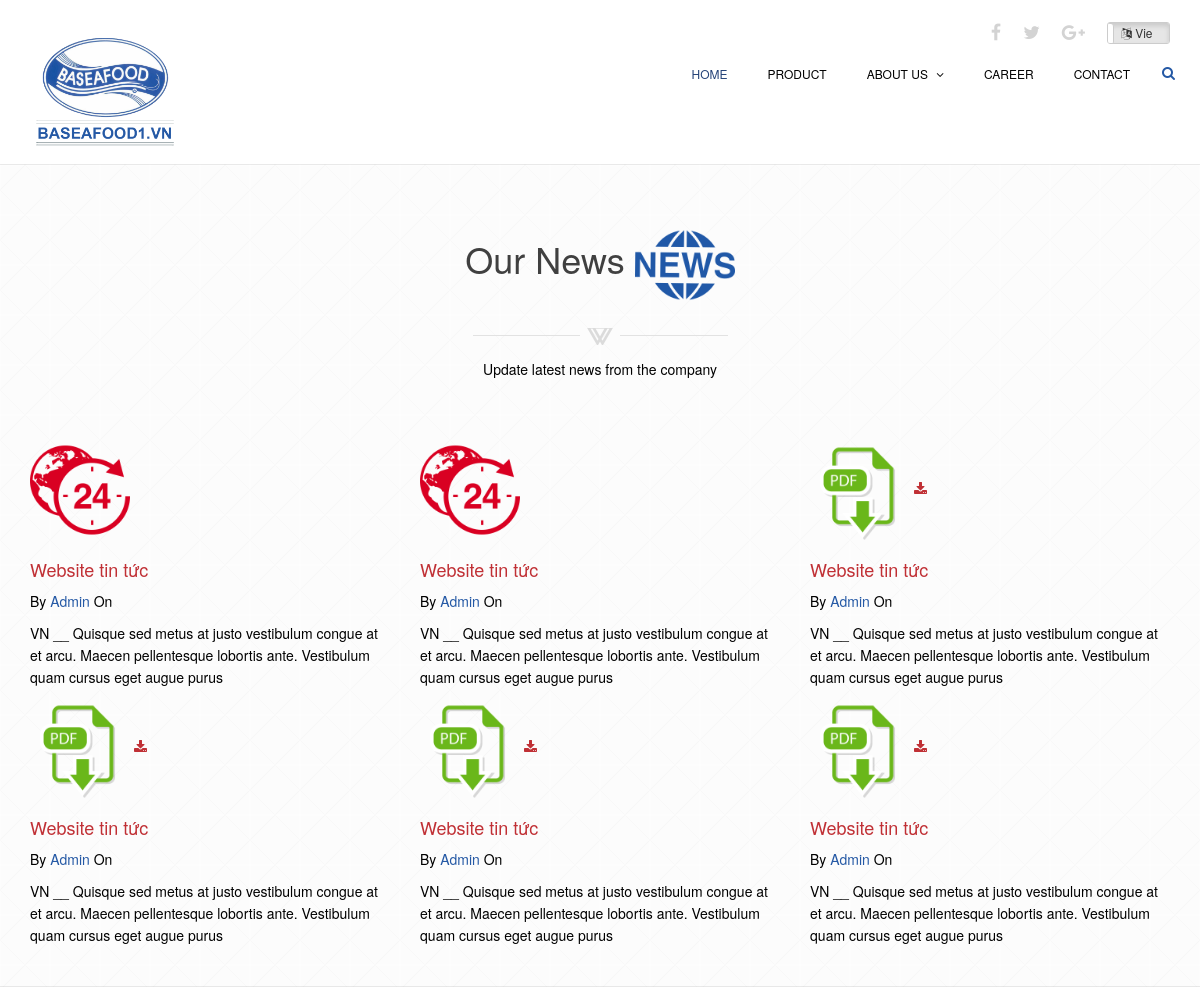
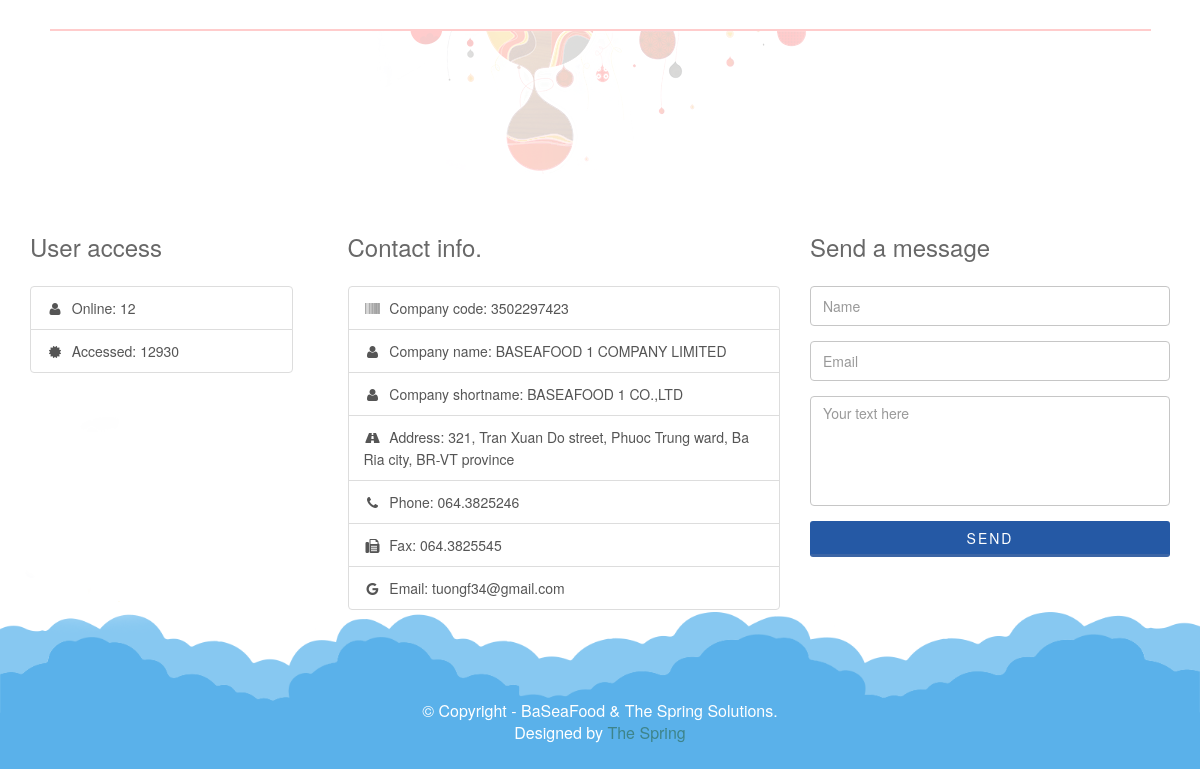
Screenshot of /newsandevents with the database file from the repository (2 pictures, top to bottom).
### tables this page shows
CREATE TABLE `news` (
    `id`                TINYINT       NOT NULL          AUTO_INCREMENT,
    `en_title`          NVARCHAR(100) NOT NULL,
    `vi_title`          NVARCHAR(100) NOT NULL,
    `en_content`        TEXT,
    `vi_content`        TEXT,
    `url_attached_file` NVARCHAR(250),
    `created_date`      DATETIME      NULL,
    `updated_date`      DATETIME      NULL,
    PRIMARY KEY (`id`)
);

### webapps/controllers/webapp/news_controller.php (called while the page is built, shortened)
<?php
class News_controller extends CI_Controller
{
    public function index()
    {
        $data['title'] = 'News and Events';
        $this->load->model('news_model');
        $data['news'] = $this->news_model->getAll();
        $this->load->view('pages/webapp/newsandevents', $data);
    }
}

### index.php (called while the page is built, shortened)
<?php
require_once BASEPATH.'core/CodeIgniter.php';

### webapps/models/news_model.php (called while the page is built, shortened)
<?php
class News_Model extends CI_Model
{
    public function getAll()
    {
        $this->db->select("*");
        $this->db->from('news');
        $this->db->order_by("id", "desc");
        $query = $this->db->get();
        return $query->result();
    }
}

### webapps/libraries/utilities.php (called while the page is built, shortened)
<?php
class Utilities
{
    function IsNullOrEmptyString($question){
        return (!isset($question) || trim($question)==='');
    }
}

### webapps/views/components/webapp/news.php (the view, shortened to what this page needs)
<section id="blog" class="blog">
    <div class="container">
        <div class="row">
            <div class="page-header text-center wow fadeInDown" data-wow-delay="0.4s">
                <h1 class="title">Our News <img src="<?php echo base_url(); ?>/webresources/images/home/news.png"></h1>
                <div class="devider"></div>
                <p class="subtitle">Update latest news from the company</p>
            </div>
        </div>
        <div class="row">
            <?php foreach ($news as $new) { ?>
                <div class="col-md-4 col-sm-6 col-xs-12 wow fadeInDown" data-wow-delay=".3s">
                    <div class="media recent-post">
                        <div class="post-img-wrapper">
                            <div class="post-img-overlay">
                                <img src="<?php echo base_url(); ?>webresources/images/files/<?php
                                if (strpos($new->url_attached_file, 'pdf') !== false) {
                                    echo 'pdf.png';
                                }
                                else {
                                    echo 'news.png';
                                }
                                ?>" alt="blog"/>
                                <?php if (!$this->utilities->IsNullOrEmptyString($new->url_attached_file)) { ?>
                                    <a href="<?php echo $new->url_attached_file ?>">
                                        <i class="fa fa-download news__download"></i>
                                    </a>
                                <?php } ?>
                            </div>
                        </div>
                        <div class="media-body post-body">
                            <h3><a class="news__link" href="<?php echo base_url(); ?>/news-details/view/<?php echo $new->id ?>">
                                    <?php if (strcasecmp($_SESSION["activeLanguage"], "en") == 0) {
                                        echo $new->en_title;
                                    }
                                    else {
                                        echo $new->vi_title;
                                    } ?>
                                </a></h3>
                            <p class="post-meta">
                                <span class="post-meta-author">By <a href="#">Admin</a></span>
                                <span class="date">On <?php echo $new->created_date ?></span>
                            </p>
                            <div class="post-excerpt">
                                <p> <?php if (strcasecmp($_SESSION["activeLanguage"], "en") == 0) {
                                        echo $new->en_content;
                                    }
                                    else {
                                        echo $new->vi_content;
                                    } ?></p>
                            </div>
                        </div>
                    </div>
                </div>
            <?php } ?>
        </div>
    </div>
</section>

### webresources/css/main.css (style rules this page uses)
body { background: #fff; font-size: 14px; line-height: 22px; font-weight: 400; color: #000; }
html { height: 100%; }
a { color: #2559a5; }
a { -webkit-transition: 300ms; -moz-transition: 300ms; -o-transition: 300ms; transition: 300ms; }
h1, h2, h3, h4, h5, h6 { font-weight: 300; }
h1 { color: #686868; }
h3 { font-size: 18px; }
.title { color: #404040; font-weight: 300; }
#blog { position: relative; overflow: hidden; margin: 30px 0; padding: 30px 0; border-top: 1px solid rgba(0, 0, 0, .08); border-bottom: 1px solid rgba(0, 0, 0, .08); background: url('../images/pat-bg.png') repeat; }
#blog img { width: 100px; }
.news__link { color: #C03035; }
.news__download { color: #C03035; }

### webresources/css/modify.css (style rules this page uses)
.devider { width: 100%; height: 23px; background: url('../images/devider.png') no-repeat center center; margin: 5px 0 10px; }
.page-header { margin: 0 0 60px 0; padding: 0; border: none; }

### rows the page displays
news: vi_title "Website tin tức", vi_content "VN __ Quisque sed metus at justo vestibulum congue at et arcu. Maecen pellentesque lobortis ante. Vestibulum quam cursus eget augue purus"
news: vi_title "Website tin tức", vi_content "VN __ Quisque sed metus at justo vestibulum congue at et arcu. Maecen pellentesque lobortis ante. Vestibulum quam cursus eget augue purus"
news: vi_title "Website tin tức", vi_content "VN __ Quisque sed metus at justo vestibulum congue at et arcu. Maecen pellentesque lobortis ante. Vestibulum quam cursus eget augue purus"
news: vi_title "Website tin tức", vi_content "VN __ Quisque sed metus at justo vestibulum congue at et arcu. Maecen pellentesque lobortis ante. Vestibulum quam cursus eget augue purus"
news: vi_title "Website tin tức", vi_content "VN __ Quisque sed metus at justo vestibulum congue at et arcu. Maecen pellentesque lobortis ante. Vestibulum quam cursus eget augue purus"
news: vi_title "Website tin tức", vi_content "VN __ Quisque sed metus at justo vestibulum congue at et arcu. Maecen pellentesque lobortis ante. Vestibulum quam cursus eget augue purus"

### other values shown
$this->lang->line('MENU_HOME') "HOME"
$this->lang->line('MENU_PRODUCT') "PRODUCT"
$this->lang->line('MENU_ABOUT') "ABOUT US"
$this->lang->line('MENU_CAREER') "CAREER"
$this->lang->line('MENU_CONTACT') "CONTACT"
$this->lang->line('USER_ACCESS') "User access"
$this->lang->line('ONLINE') "Online"
$this->lang->line('ACCESSED') "Accessed"
$this->lang->line('CONTACT_INFO') "Contact info."
$this->lang->line('COMPANY_CODE') "Company code"
$this->lang->line('COMPANY_CODE_VALUE') "3502297423"
$this->lang->line('COMPANY_NAME') "Company name"
$this->lang->line('COMPANY_NAME_VALUE') "BASEAFOOD 1 COMPANY LIMITED"
$this->lang->line('COMPANY_SHORTNAME') "Company shortname"
$this->lang->line('COMPANY_SHORTNAME_VALUE') "BASEAFOOD 1 CO.,LTD"
